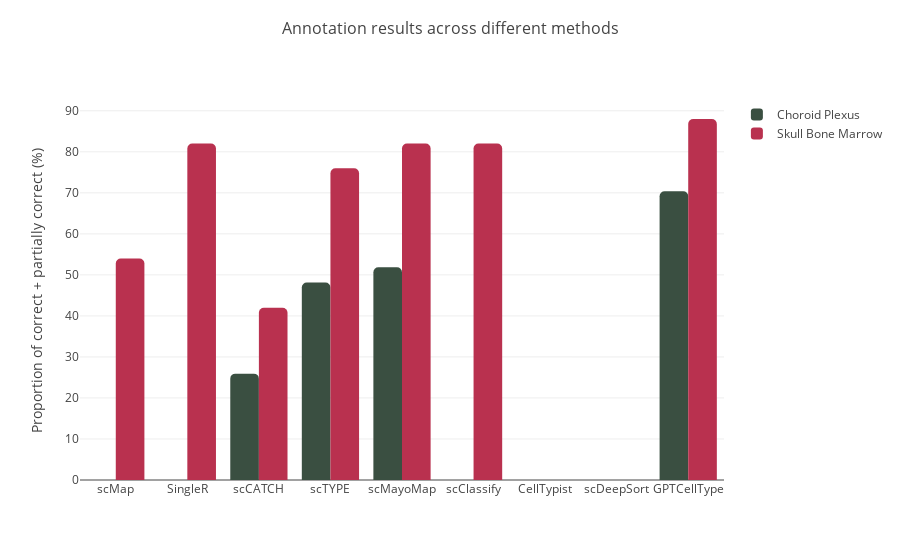

This figure's notebook cell:
### Markdown cell above
### SBM and CP combined results

### Code cell
# Joint barchart comparing all annotations cross SBM and CP datasets

# Figure x - Plotting gptcelltype results versus other marker, correlation and supervised learning methods
# Methods compared : SingleR, scMAP, scType, scMayoMap, scClassify, scDeepSort, CellTypist
ref_methods=['scMap', 'SingleR','scCATCH', 'scTYPE', 'scMayoMap', 'scClassify', 'CellTypist','scDeepSort', 'GPTCellType']


fig = go.Figure(data=[
    go.Bar(name='Choroid Plexus', x=ref_methods, y=np.array([0, 0, 14, 26, 28, 0, 0, 0, 38]) / 54 * 100,
           marker_color='#3A4F41'),
    go.Bar(name='Skull Bone Marrow', x=ref_methods, y=np.array([27, 41, 21, 38, 41, 41, 0, 0, 44]) / 50 * 100, 
           marker_color='#B9314F'),
], layout=dict(
        barcornerradius=5,
    ),)
# Change the bar mode
fig.update_layout(barmode='group', 
                  template='none',
                  yaxis = dict(title='Proportion of correct + partially correct (%)',
                               title_font = dict(size=14)),
                  title = dict(text = 'Annotation results across different methods',
                               font=dict(size=16),
                               xanchor='center',
                               yanchor='middle',
                               x=0.5,
                               y=0.95))
fig.show()
#pio.write_image(fig, '../../PNG_results/sbm_barchart_markerbased_results.png')

### Figure 1 — Plotly figure (JSON) as saved in the notebook; plotly's stock layout.template omitted (floating-point values rounded to 4 significant figures)
{"data": [{"marker": {"color": "#3A4F41"}, "name": "Choroid Plexus", "type": "bar", "x": ["scMap", "SingleR", "scCATCH", "scTYPE", "scMayoMap", "scClassify", "CellTypist", "scDeepSort", "GPTCellType"], "y": [0.0, 0.0, 25.93, 48.15, 51.85, 0.0, 0.0, 0.0, 70.37]}, {"marker": {"color": "#B9314F"}, "name": "Skull Bone Marrow", "type": "bar", "x": ["scMap", "SingleR", "scCATCH", "scTYPE", "scMayoMap", "scClassify", "CellTypist", "scDeepSort", "GPTCellType"], "y": [54.0, 82.0, 42.0, 76.0, 82.0, 82.0, 0.0, 0.0, 88.0]}], "layout": {"barcornerradius": 5, "barmode": "group", "title": {"font": {"size": 16}, "text": "Annotation results across different methods", "x": 0.5, "xanchor": "center", "y": 0.95, "yanchor": "middle"}, "yaxis": {"title": {"font": {"size": 14}, "text": "Proportion of correct + partially correct (%)"}}}}
